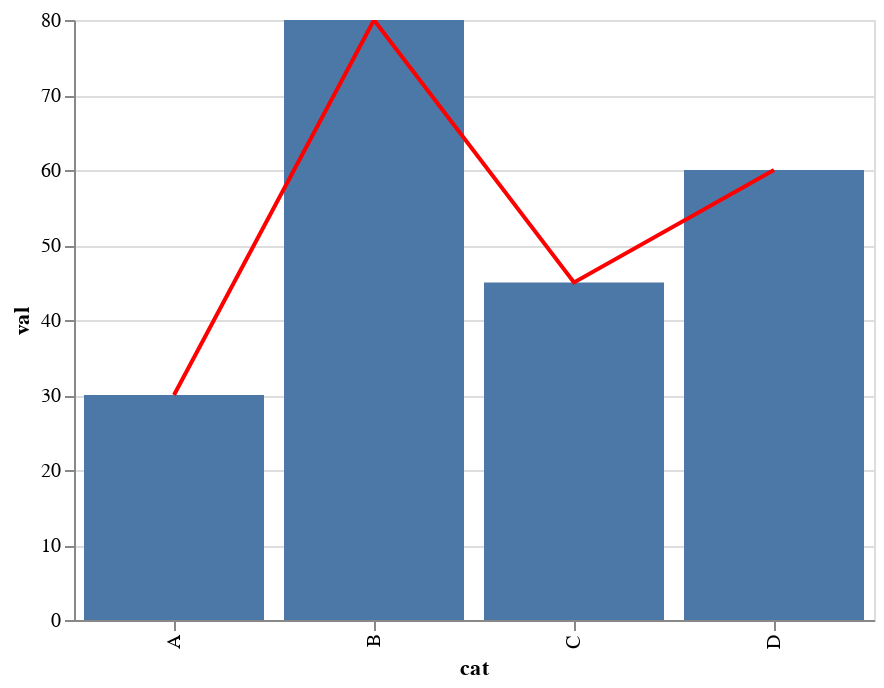

The cell this chart's notebook holds for it:
### Code cell
import altair as alt
import pandas as pd

# 1. Create Data
data = pd.DataFrame({
    'cat': ['A', 'B', 'C', 'D'],
    'val': [30, 80, 45, 60]
})

# 2. Build Charts
bars = alt.Chart(data).mark_bar().encode(
    x='cat:N',
    y='val:Q',
    tooltip=['cat', 'val']
)

lines = alt.Chart(data).mark_line(color='red').encode(
    x='cat:N',
    y='val:Q'
)

# 3. Layer and Display
(bars + lines).properties(width=400, height=300).interactive()

### Figure 1 — Vega-Lite specification as saved in the notebook (floating-point values rounded to 4 significant figures)
{"config": {"view": {"continuousWidth": 400, "continuousHeight": 300}}, "layer": [{"mark": "bar", "encoding": {"tooltip": [{"field": "cat", "type": "nominal"}, {"field": "val", "type": "quantitative"}], "x": {"field": "cat", "type": "nominal"}, "y": {"field": "val", "type": "quantitative"}}, "selection": {"selector001": {"type": "interval", "bind": "scales", "encodings": ["x", "y"]}}}, {"mark": {"type": "line", "color": "red"}, "encoding": {"x": {"field": "cat", "type": "nominal"}, "y": {"field": "val", "type": "quantitative"}}}], "data": {"name": "data-3ca6a790fb481bd84cec1039c88d4e66"}, "height": 300, "width": 400, "$schema": "https://vega.github.io/schema/vega-lite/v4.17.0.json", "datasets": {"data-3ca6a790fb481bd84cec1039c88d4e66": [{"cat": "A", "val": 30}, {"cat": "B", "val": 80}, {"cat": "C", "val": 45}, {"cat": "D", "val": 60}]}}
